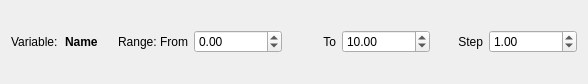
<?xml version="1.0" encoding="UTF-8"?>
<ui version="4.0">
 <class>VariableRange</class>
 <widget class="QWidget" name="VariableRange">
  <property name="geometry">
   <rect>
    <x>0</x>
    <y>0</y>
    <width>588</width>
    <height>84</height>
   </rect>
  </property>
  <property name="windowTitle">
   <string>Variable Range</string>
  </property>
  <layout class="QHBoxLayout" name="horizontalLayout">
   <item>
    <widget class="QLabel" name="label">
     <property name="text">
      <string>Variable:</string>
     </property>
    </widget>
   </item>
   <item>
    <widget class="QLabel" name="nameLabel">
     <property name="font">
      <font>
       <weight>75</weight>
       <bold>true</bold>
      </font>
     </property>
     <property name="text">
      <string>Name</string>
     </property>
    </widget>
   </item>
   <item>
    <widget class="QLabel" name="label_3">
     <property name="text">
      <string>Range: From</string>
     </property>
     <property name="alignment">
      <set>Qt::AlignRight|Qt::AlignTrailing|Qt::AlignVCenter</set>
     </property>
    </widget>
   </item>
   <item>
    <widget class="QDoubleSpinBox" name="fromSpinBox">
     <property name="minimum">
      <double>-1000000.000000000000000</double>
     </property>
     <property name="maximum">
      <double>1000000.000000000000000</double>
     </property>
     <property name="value">
      <double>0.000000000000000</double>
     </property>
    </widget>
   </item>
   <item>
    <widget class="QLabel" name="label_4">
     <property name="text">
      <string>To</string>
     </property>
     <property name="alignment">
      <set>Qt::AlignRight|Qt::AlignTrailing|Qt::AlignVCenter</set>
     </property>
    </widget>
   </item>
   <item>
    <widget class="QDoubleSpinBox" name="toSpinBox">
     <property name="minimum">
      <double>-1000000.000000000000000</double>
     </property>
     <property name="maximum">
      <double>1000000.000000000000000</double>
     </property>
     <property name="value">
      <double>10.000000000000000</double>
     </property>
    </widget>
   </item>
   <item>
    <widget class="QLabel" name="label_5">
     <property name="text">
      <string>Step</string>
     </property>
     <property name="alignment">
      <set>Qt::AlignRight|Qt::AlignTrailing|Qt::AlignVCenter</set>
     </property>
    </widget>
   </item>
   <item>
    <widget class="QDoubleSpinBox" name="stepSpinBox">
     <property name="minimum">
      <double>-1000000.000000000000000</double>
     </property>
     <property name="maximum">
      <double>1000000.000000000000000</double>
     </property>
     <property name="value">
      <double>1.000000000000000</double>
     </property>
    </widget>
   </item>
  </layout>
 </widget>
 <resources/>
 <connections/>
</ui>
